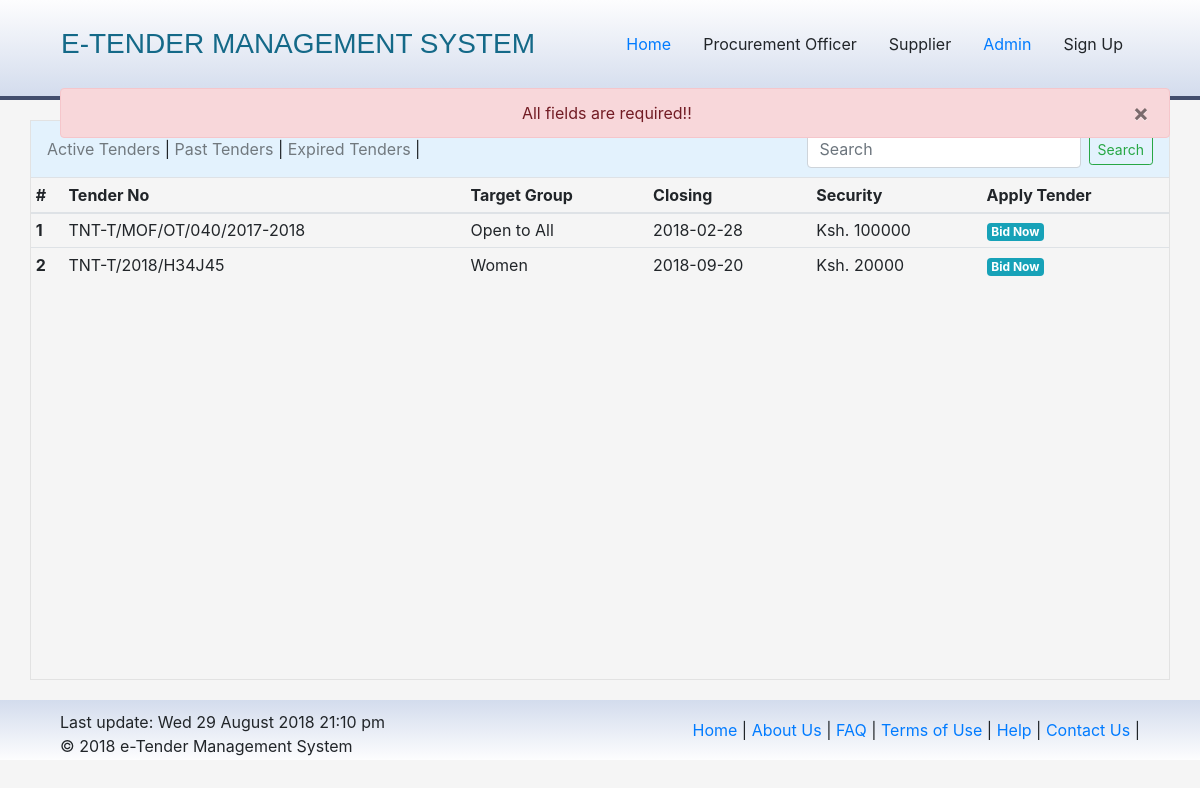
Page /index.php?msg=required on the committed database.
### tables this page shows
CREATE TABLE `tenders` (
  `_id` int(11) NOT NULL,
  `tender_number` varchar(100) NOT NULL,
  `company_name` varchar(100) NOT NULL,
  `tender_cat` varchar(50) NOT NULL,
  `tender_type` varchar(50) NOT NULL,
  `tender_security` varchar(50) NOT NULL DEFAULT '0',
  `tender_closing` varchar(100) NOT NULL,
  `tender_desc` text NOT NULL,
  `added_by` varchar(100) NOT NULL,
  `approved` tinyint(1) NOT NULL DEFAULT '0',
  `expired` tinyint(1) NOT NULL DEFAULT '0',
  `dateadded` timestamp NOT NULL DEFAULT CURRENT_TIMESTAMP
);

### index.php (the view, shortened to what this page needs)
<?php
  include 'include/head.php';
?>
<div class="container body padding0">
  <?php
    include 'include/navigation.php';
  ?>
  <table class="table table-sm table-hover table-tenders">
    <thead>
      <tr>
        <th scope="col">#</th>
        <th scope="col">Tender No</th>
        <th scope="col">Target Group</th>
        <th scope="col">Closing</th>
        <th scope="col">Security</th>
        <th scope="col">Apply Tender</th>
      </tr>
    </thead>
    <tbody>
      <?php
        $sql = "SELECT * FROM tenders WHERE approved = '1' AND expired = '0'";
        $query = mysqli_query($db, $sql);
        $count = 0;
        while ($row = mysqli_fetch_assoc($query)) {
          $_id = $row['_id'];
          $t_num = $row['tender_number'];
          $t_cat = $row['tender_cat'];
          $t_desc = $row['tender_desc'];
          $t_closing = $row['tender_closing'];
          $t_security = $row['tender_security'];
          $count++;
          switch ($t_cat) {
            case 'oa':
              $category = "Open to All";
              break;
            case 'w':
              $category = "Women";
              break;
          }
          $url = 'bid.php?id='.$_id;
          echo "
            <tr class='t-row'>
              <th scope='row'>$count</th>
              <td><span data-container='body' data-toggle='popover' title='$t_num' data-placement='bottom' data-content='$t_desc'>$t_num</span></td>
              <td>$category</td>
              <td>$t_closing</td>
              <td>Ksh. $t_security</td>
              <td><a href='$url' class='badge badge-info'>Bid Now</a></td>
            </tr>
          ";
        }
      ?>
    </tbody>
  </table>
<?php
  include 'include/footer.php';
?>

### css/styles.css (style rules this page uses)
.padding0 { padding: 0!important; }
body { background: #f5f5f5; height: 100%; }
.body { min-height: 70%; margin: 20px auto; border: 1px solid #e2e2e2; }
table > tbody > tr { cursor: pointer; }

### rows in the picture
tenders: tender_number "TNT-T/MOF/OT/040/2017-2018", tender_cat "Open to All", tender_closing "2018-02-28", tender_security "100000"
tenders: tender_number "TNT-T/2018/H34J45", tender_cat "Women", tender_closing "2018-09-20", tender_security "20000"
